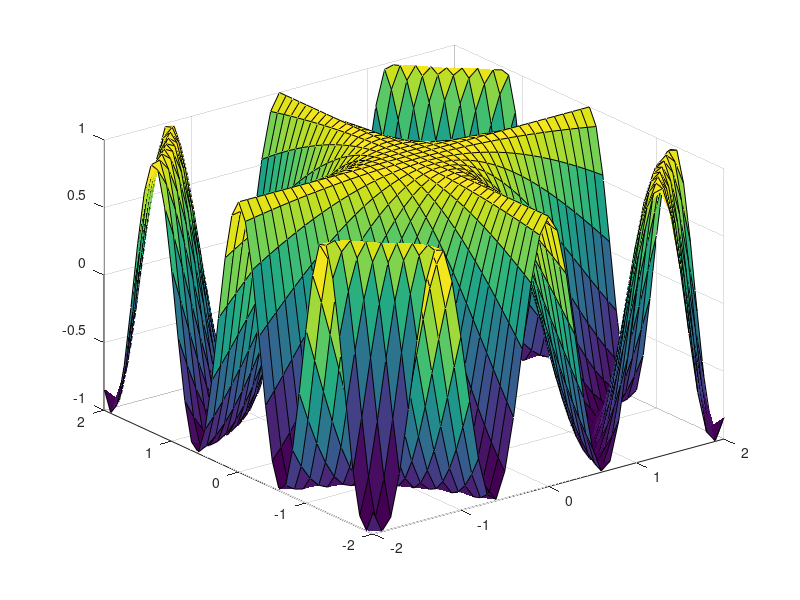
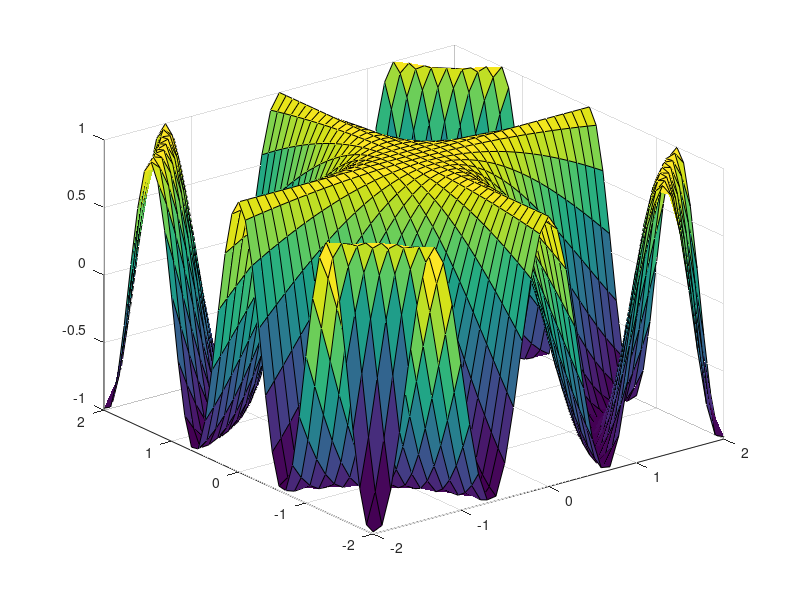
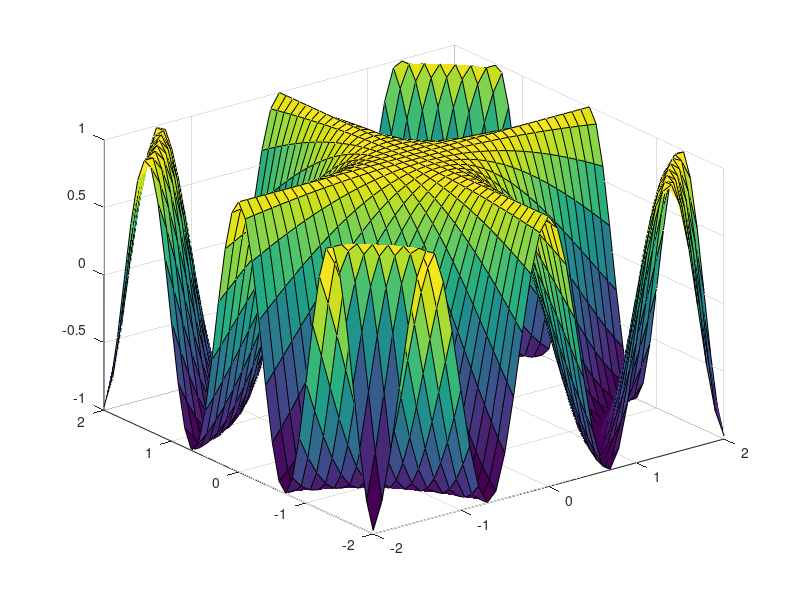
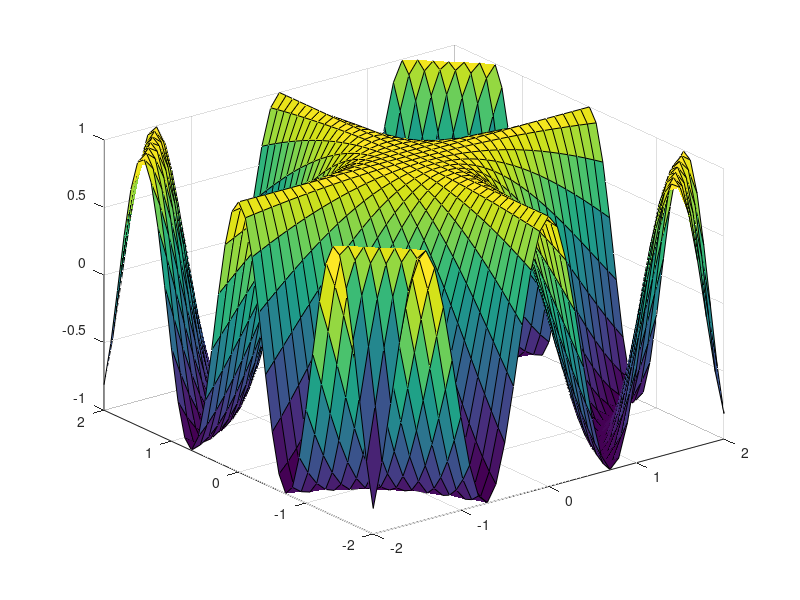

Here is the MATLAB script that generated these plots, in order:
[x,y]=meshgrid(-2:.1:2);

j=1;

for i=-2.5:.1:2.5
    
    z1=cos(i*x.*y);
    
    fig=figure;

    surf(x,y,z1)
    zlim([-1 1])
 
    saveas(fig,sprintf('FIG%d.png',j))
    j=j+1;
    close
end
    
